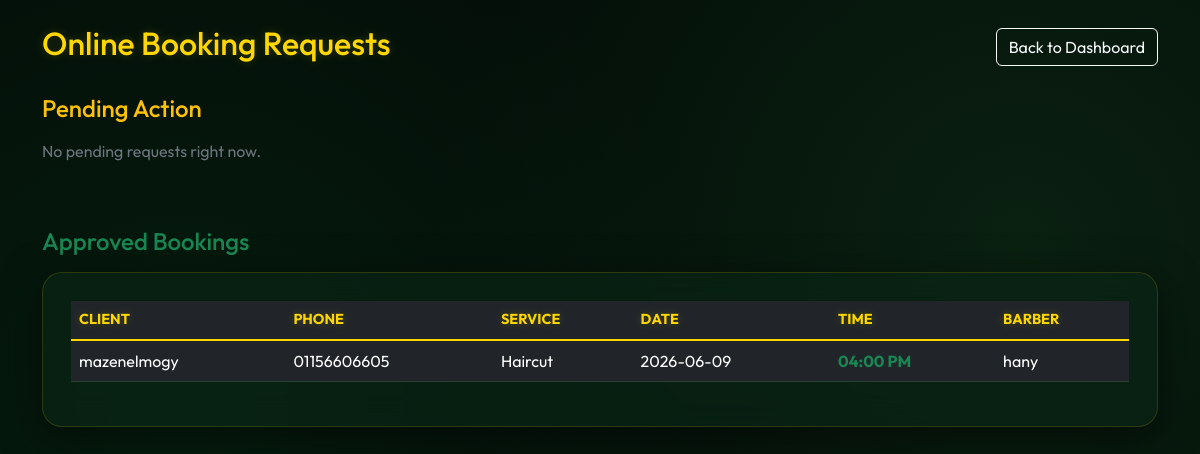
Page /manage_requests (signed in) on the committed database.
### app.py (models this page shows)
class ClientRequest(db.Model):
    __tablename__ = 'client_requests'
    id = db.Column(db.Integer, primary_key=True)
    client_name = db.Column(db.String(100), nullable=False)
    client_phone = db.Column(db.String(20), nullable=False)
    service_id = db.Column(db.Integer, db.ForeignKey('service.id'), nullable=False)
    preferred_date = db.Column(db.Date, nullable=False)
    appointment_time = db.Column(db.Time, nullable=True)
    barber_id = db.Column(db.Integer, db.ForeignKey('barber.id'), nullable=True)
    status = db.Column(db.String(20), default='Pending')
    ip_address = db.Column(db.String(45), nullable=True)
    created_at = db.Column(db.Date, default=date.today)
    barber = db.relationship('Barber')
    service = db.relationship('Service')

class Service(db.Model):
    id = db.Column(db.Integer, primary_key=True)
    name = db.Column(db.String(100), nullable=False)
    price = db.Column(db.Float, nullable=False)
    is_active = db.Column(db.Boolean, default=True)

class Barber(db.Model):
    id = db.Column(db.Integer, primary_key=True)
    name = db.Column(db.String(100), nullable=False)
    commission_type = db.Column(db.String(20), default='percentage')
    commission_value = db.Column(db.Float, default=0.0)
    total_paid = db.Column(db.Float, default=0.0)
    balance = db.Column(db.Float, default=0.0)

### app.py (the view, shortened to what this page needs)
@app.route('/manage_requests', methods=['GET', 'POST'])
@login_required
def manage_requests():
    if current_user.role not in ['owner', 'cashier']:
        return "Access Denied"
    pending_requests = ClientRequest.query.filter_by(status='Pending').all()
    approved_requests = ClientRequest.query.filter_by(status='Approved').all()
    barbers = Barber.query.all()
    return render_template('manage_requests.html',
        pending_requests=pending_requests,
        approved_requests=approved_requests,
        barbers=barbers)

### app.py (called while the page is built, shortened)
@login_manager.user_loader
def load_user(user_id):
    return User.query.get(int(user_id))

@app.context_processor
def inject_translations():
    lang = session.get('lang', 'en')
    translations = {}
    def t(key, default_english):
        return translations.get(key, default_english)
    return dict(t=t, current_lang=lang)

@app.context_processor
def inject_global_data():
    lang = session.get('lang', 'en')
    translations = {}
    def t(key, default_english):
        return translations.get(key, default_english)
    low_stock_count = 0
    if current_user.is_authenticated and current_user.role == 'owner':
        low_stock_count = Product.query.filter(Product.is_active == True, Product.stock <= Product.low_stock_threshold).count()
    return dict(t=t, current_lang=lang, low_stock_count=low_stock_count)

### templates/manage_requests.html (shortened to what this page needs)
<!DOCTYPE html>
<html lang="en">
<head>
    <link href="https://cdn.jsdelivr.net/npm/bootstrap@5.3.0/dist/css/bootstrap.min.css" rel="stylesheet">
    <link rel="stylesheet" href="{{ url_for('static', filename='style.css') }}">
</head>
<body>
    <div class="container mt-4 animate-fade">
        <div class="d-flex justify-content-between align-items-center mb-4">
            <h2 class="text-gold"> Online Booking Requests</h2>
            <a href="javascript:history.back()" class="btn btn-outline-light">Back to Dashboard</a>
        </div>
        <h4 class="text-warning mb-3">Pending Action</h4>
        <div class="row">
            {% for req in pending_requests %}
            <div class="col-md-6 mb-3">
                <div class="luxury-card border-warning" style="border: 1px solid;">
                    <div class="d-flex justify-content-between">
                        <h5 class="text-white">{{ req.client_name }}</h5>
                        <span class="badge bg-warning text-dark">Pending</span>
                    </div>
                    <p class="text-sage mb-1">📞 {{ req.client_phone }}</p>
                    <p class="text-sage mb-1">💇‍♂️ Service: <strong>{{ req.service.name }}</strong></p>
                    <p class="text-sage mb-3">📅 Preferred Date: <strong>{{ req.preferred_date }}</strong></p>
                    <form method="POST" class="bg-dark p-3 rounded">
                        <input type="hidden" name="request_id" value="{{ req.id }}">
                        <div class="row g-2 mb-3">
                            <div class="col-6">
                                <label class="small text-white">Assign Barber</label>
                                <select name="barber_id" class="form-select form-select-sm bg-dark text-white border-secondary" required>
                                    <option value="">Select...</option>
                                    {% for b in barbers %}
                                    <option value="{{ b.id }}">{{ b.name }}</option>
                                    {% endfor %}
                                </select>
                            </div>
                            <div class="col-6">
                                <label class="small text-white">Assign Time</label>
                                <input type="time" name="appointment_time" class="form-control form-control-sm bg-dark text-white border-secondary" required>
                            </div>
                        </div>
                        <div class="d-flex gap-2">
                            <button type="submit" name="action" value="approve" class="btn btn-success w-50 btn-sm">Approve & Assign</button>
                            <button type="submit" name="action" value="reject" class="btn btn-danger w-50 btn-sm formnovalidate">Reject</button>
                        </div>
                    </form>
                </div>
            </div>
            {% else %}
            <div class="col-12"><p class="text-secondary">No pending requests right now.</p></div>
            {% endfor %}
        </div>
        <h4 class="text-success mt-5 mb-3">Approved Bookings</h4>
        <div class="luxury-card">
            <table class="table table-dark table-hover">
                <thead>
                    <tr>
                        <th class="text-gold">Client</th>
                        <th class="text-gold">Phone</th>
                        <th class="text-gold">Service</th>
                        <th class="text-gold">Date</th>
                        <th class="text-gold">Time</th>
                        <th class="text-gold">Barber</th>
                    </tr>
                </thead>
                <tbody>
                    {% for req in approved_requests %}
                    <tr>
                        <td>{{ req.client_name }}</td>
                        <td>{{ req.client_phone }}</td>
                        <td>{{ req.service.name }}</td>
                        <td>{{ req.preferred_date }}</td>
                        <td class="text-success fw-bold">{{ req.appointment_time.strftime('%I:%M %p') }}</td>
                        <td>{{ req.barber.name }}</td>
                    </tr>
                    {% endfor %}
                </tbody>
            </table>
        </div>
    </div>
</body>
</html>

### static/style.css (style rules this page uses)
:root { --bg-deep: #030e08; --card-bg: rgba(10, 38, 22, 0.65); --gold-bright: #FFD700; --gold-dark: #b8962d; --text-pure: #FFFFFF; --text-sage: #A3C2B1; --neon-glow: rgba(255, 215, 0, 0.3); --border-color: rgba(255, 215, 0, 0.15); }
body { background-color: var(--bg-deep); background-image: radial-gradient(circle at 15% 50%, rgba(10, 50, 25, 0.4), transparent 50%), radial-gradient(circle at 85% 30%, rgba(20, 60, 30, 0.4), transparent 50%); color: var(--text-pure); font-family: 'Outfit', sans-serif; min-height: 100vh; }
.luxury-card { background: var(--card-bg); backdrop-filter: blur(16px); -webkit-backdrop-filter: blur(16px); border: 1px solid var(--border-color); border-radius: 20px; padding: 28px; box-shadow: 0 10px 40px rgba(0, 0, 0, 0.5); transition: all 0.4s cubic-bezier(0.175, 0.885, 0.32, 1.275); }
.text-gold { color: var(--gold-bright) !important; text-shadow: 0 0 10px rgba(255, 215, 0, 0.2); }
.table { color: var(--text-pure); }
.table thead th { border-bottom: 2px solid var(--gold-bright); color: var(--gold-bright); font-size: 0.9rem; text-transform: uppercase; }
.table tbody tr { border-bottom: 1px dashed rgba(163, 194, 177, 0.2); transition: 0.2s; }

### rows in the picture
ClientRequest: client_name "mazenelmogy", client_phone "01156606605", service.name "Haircut", preferred_date "2026-06-09", appointment_time "04:00 PM", barber.name "hany"
